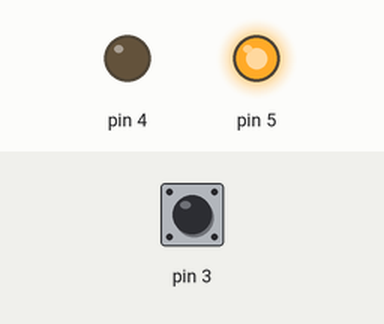
Simulated run of this sketch. Board: Arduino Uno, built with avr-gcc and run on an emulated ATmega328P. Shown: output pins drawn as LEDs (lit = HIGH). The inputs (shaded band) are chosen by the test bench; at power-on: pin 3 HIGH.

Above: at 1.2 s.
1.3 s: pin 3 pulled LOW for 0.15 s
At 1.37 s:
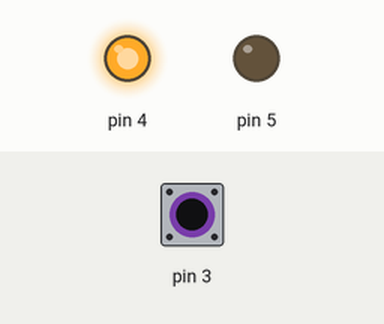
2.9 s: pin 3 pulled LOW for 1 s
At 4.5 s:
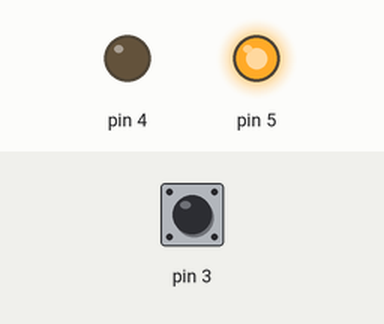
5.4 s: pin 3 pulled LOW for 3.2 s
At 6.8 s:
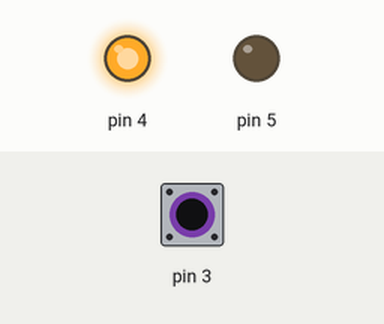
Timing chart, 0 to 10.1 s (numbered marks = the images above; inputs shaded):
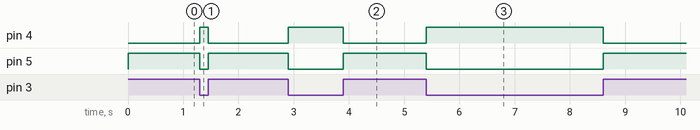

The sketch:

Kernmodule_IxD2_ISR.ino
```cpp
volatile byte state1 = LOW;
volatile byte state2 = HIGH;

void setup() {
  Serial.begin(9600);

  pinMode(4, OUTPUT);
  pinMode(5, OUTPUT);
  pinMode(3, INPUT_PULLUP);

  attachInterrupt(digitalPinToInterrupt(3), buttonISR, CHANGE);
}

void buttonISR() {
  state1 = !state1;
  state2 = !state2;
}

void loop()
{
    digitalWrite(4, state1);
    digitalWrite(5, state2);
}
```

Measured:
- after the input at 1.3 s, pin 4: LOW → HIGH at once, → LOW 0.15 s later; pin 5: HIGH → LOW at once, → HIGH 0.15 s later
- after the input at 2.9 s, pin 4: LOW → HIGH at once, → LOW 1.0 s later; pin 5: HIGH → LOW at once, → HIGH 1.0 s later
- after the input at 5.4 s, pin 4: LOW → HIGH at once, → LOW 3.2 s later; pin 5: HIGH → LOW at once, → HIGH 3.2 s later
